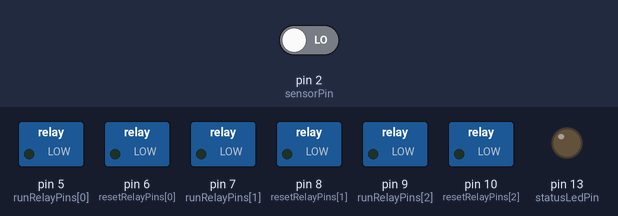
The sketch below on a simulated Arduino Uno, built with avr-gcc and run on an emulated ATmega328P. Shown: switched loads named in the sketch (green lamp = pin HIGH), output pins drawn as LEDs (lit = HIGH). The test bench sets the inputs (shaded band); at power-on: pin 2 (sensorPin) LOW.

Above: at 1.2 s.
1.3 s: pin 2 (sensorPin) driven HIGH
At 2.2 s:
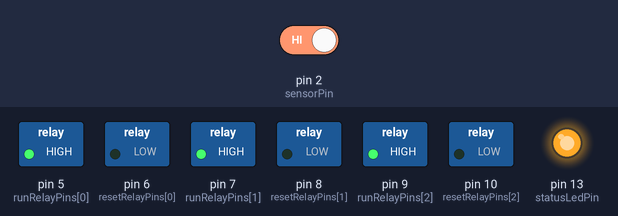
3.3 s: pin 2 (sensorPin) driven LOW
At 5.8 s:
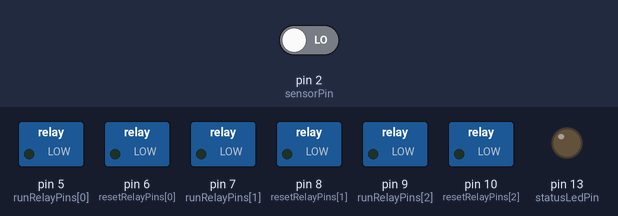
Timing chart, 0 to 7.3 s (numbered marks = the images above; inputs shaded):
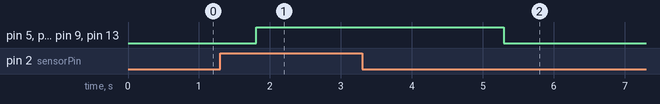

Measured:
- after the input at 1.3 s, pin 5 (runRelayPins[0]), pin 7 (runRelayPins[1]), pin 9 (runRelayPins[2]), pin 13 (statusLedPin): LOW → HIGH after 0.50 s
- after the input at 3.3 s, pin 5 (runRelayPins[0]), pin 7 (runRelayPins[1]), pin 9 (runRelayPins[2]), pin 13 (statusLedPin): HIGH → LOW after 2.0 s

The sketch:

presence_group_controller_runtime_reset_test.ino
```cpp
/*
  Becoming Ripples - per-device runtime reset scheduler test
  Board: Arduino Nano R3 / Uno compatible

  Temporary diagnostic sketch.

  Purpose:
  - D3 bus is disabled.
  - Relay polarity is set for the on-site relay board:
    RELAY_ACTIVE_LOW = false, so HIGH turns a relay ON.
  - Each device tracks its own accumulated RUN time since that device last
    received a reset pulse.
  - Reset is triggered per device after its own accumulated RUN time reaches
    runTimeBeforeResetMs.
  - If a reset sequence is interrupted by presence, the current 2-second reset
    pulse finishes first. RUN then resumes. Devices that were already queued
    for reset are completed first; devices that become due during the
    interruption are queued for the next pass.

  Short test timing:
  - D2 HIGH for 500ms starts RUN.
  - Each device becomes reset-due after 12 seconds of accumulated RUN time.
  - After RUN stops, wait 5 seconds before starting reset.
  - Pulse one reset relay for 2 seconds.
  - Wait 8 seconds before the next reset relay.

  Example edge case:
  1. Devices 1/2/3 run for 12 seconds. All three become due.
  2. Device 1 resets.
  3. Presence returns and all devices run for another 12 seconds.
  4. On the next IDLE window, devices 2 and 3 reset first, because they were
     already due from the earlier pass.
  5. Device 1 then resets again, because it accumulated another 12 seconds
     after its own previous reset.
*/

const int sensorPin = 2;
const int deviceCount = 3;
const int runRelayPins[deviceCount] = {5, 7, 9};
const int resetRelayPins[deviceCount] = {6, 8, 10};
const int statusLedPin = 13;

const bool SENSOR_ACTIVE_HIGH = true;
const bool RELAY_ACTIVE_LOW = false;

const unsigned long presenceDebounceMs = 500UL;
const unsigned long holdTimeMs = 2000UL;
const unsigned long runTimeBeforeResetMs = 12000UL;
const unsigned long resetIdleDelayMs = 5000UL;
const unsigned long resetPulseMs = 2000UL;
const unsigned long resetBetweenDevicesMs = 8000UL;
const unsigned long loopDelayMs = 20UL;

unsigned long lastLocalPresenceTime = 0;
unsigned long localPresenceStartedTime = 0;
unsigned long lastRunAccountingTime = 0;
unsigned long runTimeSinceDeviceReset[deviceCount] = {0, 0, 0};

bool roomRunActive = false;
bool previousRoomRunActive = false;
bool hasSeenLocalPresence = false;
bool rawLocalPresenceWasActive = false;

bool idleResetTimerStarted = false;
unsigned long nextResetAllowedTime = 0;
unsigned long resetPulseStartedTime = 0;
int activeResetDeviceIndex = -1;

bool currentResetDue[deviceCount] = {false, false, false};
bool nextResetDue[deviceCount] = {false, false, false};

bool readLocalPresence() {
  int sensorValue = digitalRead(sensorPin);
  return SENSOR_ACTIVE_HIGH ? sensorValue == HIGH : sensorValue == LOW;
}

bool readDebouncedLocalPresence(unsigned long now) {
  bool rawLocalPresence = readLocalPresence();

  if (!rawLocalPresence) {
    rawLocalPresenceWasActive = false;
    return false;
  }

  if (!rawLocalPresenceWasActive) {
    rawLocalPresenceWasActive = true;
    localPresenceStartedTime = now;
  }

  return now - localPresenceStartedTime >= presenceDebounceMs;
}

void setRelay(int pin, bool on) {
  if (RELAY_ACTIVE_LOW) {
    digitalWrite(pin, on ? LOW : HIGH);
  } else {
    digitalWrite(pin, on ? HIGH : LOW);
  }
}

bool timeReached(unsigned long now, unsigned long targetTime) {
  return (long)(now - targetTime) >= 0;
}

void setRunRelays(bool on) {
  for (int i = 0; i < deviceCount; i++) {
    setRelay(runRelayPins[i], on);
  }
}

void setResetRelay(int deviceIndex, bool on) {
  setRelay(resetRelayPins[deviceIndex], on);
}

void setResetRelays(bool on) {
  for (int i = 0; i < deviceCount; i++) {
    setResetRelay(i, on);
  }
}

bool anyDue(const bool dueList[]) {
  for (int i = 0; i < deviceCount; i++) {
    if (dueList[i]) {
      return true;
    }
  }
  return false;
}

bool resetCycleActive() {
  return activeResetDeviceIndex >= 0 || anyDue(currentResetDue);
}

int nextDueDeviceIndex() {
  for (int i = 0; i < deviceCount; i++) {
    if (currentResetDue[i]) {
      return i;
    }
  }
  return -1;
}

void promoteNextDueToCurrent() {
  for (int i = 0; i < deviceCount; i++) {
    currentResetDue[i] = nextResetDue[i];
    nextResetDue[i] = false;
  }
}

void queueDueDevices() {
  bool queueForNextPass = resetCycleActive();

  for (int i = 0; i < deviceCount; i++) {
    if (runTimeSinceDeviceReset[i] < runTimeBeforeResetMs) {
      continue;
    }

    if (currentResetDue[i] || nextResetDue[i]) {
      continue;
    }

    if (queueForNextPass) {
      nextResetDue[i] = true;
    } else {
      currentResetDue[i] = true;
    }
  }
}

void pauseResetScheduler() {
  setResetRelays(false);
  idleResetTimerStarted = false;
}

void startResetPulse(int deviceIndex, unsigned long now) {
  activeResetDeviceIndex = deviceIndex;
  resetPulseStartedTime = now;
  setResetRelay(activeResetDeviceIndex, true);
}

void finishResetPulse(unsigned long now) {
  setResetRelay(activeResetDeviceIndex, false);
  runTimeSinceDeviceReset[activeResetDeviceIndex] = 0;
  currentResetDue[activeResetDeviceIndex] = false;
  activeResetDeviceIndex = -1;

  if (anyDue(currentResetDue)) {
    nextResetAllowedTime = now + resetBetweenDevicesMs;
    idleResetTimerStarted = true;
    return;
  }

  if (anyDue(nextResetDue)) {
    promoteNextDueToCurrent();
    nextResetAllowedTime = now + resetBetweenDevicesMs;
    idleResetTimerStarted = true;
    return;
  }

  idleResetTimerStarted = false;
}

void accountRunTime(unsigned long now) {
  if (roomRunActive) {
    if (!previousRoomRunActive) {
      lastRunAccountingTime = now;
    } else {
      unsigned long elapsedMs = now - lastRunAccountingTime;
      for (int i = 0; i < deviceCount; i++) {
        runTimeSinceDeviceReset[i] += elapsedMs;
      }
      lastRunAccountingTime = now;
    }

    queueDueDevices();
  }

  previousRoomRunActive = roomRunActive;
}

void updateResetScheduler(bool runActive, unsigned long now) {
  if (activeResetDeviceIndex >= 0) {
    if (now - resetPulseStartedTime >= resetPulseMs) {
      finishResetPulse(now);
    }
    return;
  }

  if (runActive) {
    pauseResetScheduler();
    return;
  }

  if (!anyDue(currentResetDue)) {
    if (anyDue(nextResetDue)) {
      promoteNextDueToCurrent();
    } else {
      return;
    }
  }

  if (!idleResetTimerStarted) {
    idleResetTimerStarted = true;
    nextResetAllowedTime = now + resetIdleDelayMs;
  }

  if (timeReached(now, nextResetAllowedTime)) {
    int deviceIndex = nextDueDeviceIndex();
    if (deviceIndex >= 0) {
      startResetPulse(deviceIndex, now);
    }
  }
}

void setup() {
  pinMode(sensorPin, INPUT);

  for (int i = 0; i < deviceCount; i++) {
    pinMode(runRelayPins[i], OUTPUT);
    pinMode(resetRelayPins[i], OUTPUT);
    setRelay(runRelayPins[i], false);
    setRelay(resetRelayPins[i], false);
  }

  pinMode(statusLedPin, OUTPUT);
  digitalWrite(statusLedPin, LOW);
}

void loop() {
  unsigned long now = millis();
  bool localPresence = readDebouncedLocalPresence(now);

  if (localPresence) {
    hasSeenLocalPresence = true;
    lastLocalPresenceTime = now;
  }

  bool localRunRequest = hasSeenLocalPresence && now - lastLocalPresenceTime < holdTimeMs;
  bool finishResetBeforeRun = activeResetDeviceIndex >= 0;
  roomRunActive = localRunRequest && !finishResetBeforeRun;

  accountRunTime(now);
  setRunRelays(roomRunActive);
  updateResetScheduler(roomRunActive, now);
  digitalWrite(statusLedPin, roomRunActive ? HIGH : LOW);

  delay(loopDelayMs);
}
```
